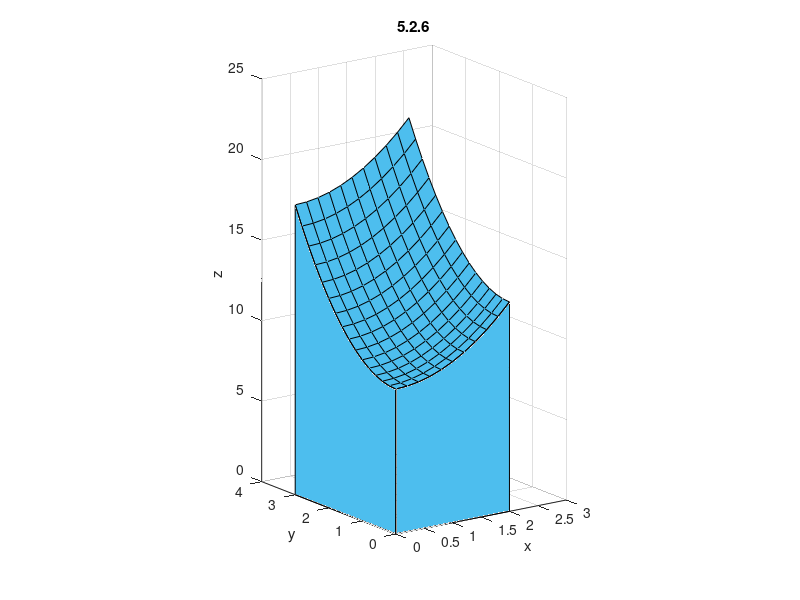
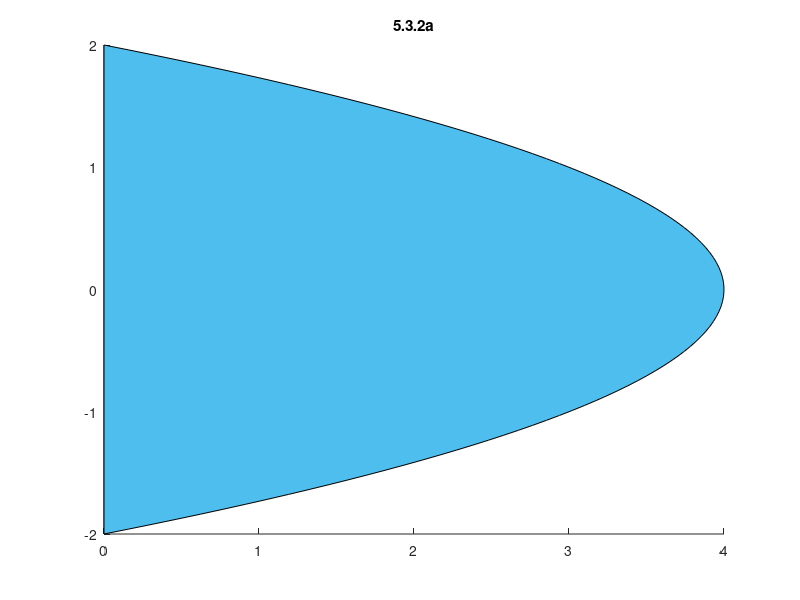

Write MATLAB code to recreate these figures, in order. (Note: this script raises an error after producing the figures.)
clc; clear;

myColor = [0.3010 0.7450 0.9330];


% % % CHAPTER 5.2 -- The Double Integral Over a Rectangle

% % 5.2.6
% f(x,y) = 9 + x^2 + y^2
x = 0:0.2:2;
y = 0:0.2:3;
[X, Y] = meshgrid(x,y);
Z = 9 + X.^2 + Y.^2;

myFigure = figure;
surf(X,Y,Z,'FaceColor',myColor);
hold on
% y-z face
x_1 = [zeros(size(y)) 0 0]; y_1 = [y 3 0]; z_1 = [Z(:,1)' 0 0];
patch(x_1, y_1, z_1,myColor)
% x-z face
x_2 = [x 2 0]; y_2 = [zeros(size(x)) 0 0]; z_2 = [Z(1,:) 0 0];
patch(x_2, y_2, z_2,myColor)
hold off

xlabel('x'); ylabel('y'); zlabel('z'); axis([0 3 0 4 0 25]); 
pbaspect([1 1.1 2]); view([-1,-1.4,0.5]); title('5.2.6');
saveas(myFigure, 'ex-5-2-6.png');


% % % CHAPTER 5.3 -- The Double Integral Over More General Regions

% % 5.3.2a
% region bounded by y-axis and x = 4 - y^2
y = linspace(-2,2,100); x = 4 - y.^2;

myFigure = figure; title('5.3.2a');
patch(x,y,myColor); xline(0); yline(0);
grid on; axis equal; xlabel('x'); ylabel('y'); axis([-5 5 -4 4]);
saveas(myFigure, 'ex-5-3-2a.png');

% % 5.3.2b
% region bounded by y-axis, y=x, y = -x, y=3
y = linspace(-3,3,100); x = abs(y);

myFigure = figure; title('5.3.2b');
patch(x,y,myColor); xline(0); yline(0);
grid on; axis equal; xlabel('x'); ylabel('y'); axis([-5 5 -4 4]);
saveas(myFigure, 'ex-5-3-2b.png');

% % 5.3.4a
% region bounded by y=2, y=-3, x=y^2, x=0
y = linspace(-3,2,100); x1 = y.^2; x2 = zeros(size(y)); 

myFigure = figure; title('5.3.4a');
patch([x1 fliplr(x2)], [y, fliplr(y)],myColor);
hold on
xline(0); yline(0);
hold off
grid on; axis equal; xlabel('x'); ylabel('y'); axis([-4 10 -4 4]);
xticks(-4:10); yticks(-4:4);
saveas(myFigure, 'ex-5-3-4a.png');

% % 5.3.4b
% region bounded by |x|, |2x|, x = -1, x = 1
x1 = [-1 -1 0]; y1 = [-2 1 0];
x2 = [1 1 0]; y2 = [-2 1 0];

myFigure = figure; title('5.3.4b');
patch(x1, y1,myColor); 
hold on
patch(x2, y2,myColor); xline(0); yline(0);
hold off
grid on; axis equal; xlabel('x'); ylabel('y'); axis([-3 3 -3 3]);
saveas(myFigure, 'ex-5-3-4b.png');

% % 5.3.4c
% 1st quadrant of circle radius 1
x = linspace(0,1,50); y = real(sqrt(1 - x.^2));

myFigure = figure; title('5.3.4c');
patch([0 x],[0 y],myColor); xline(0); yline(0);
grid on; axis equal; xlabel('x'); ylabel('y');
axis([-1.5 1.5 -0.5 1.5]); xticks(-1:1); yticks(-1:1);
saveas(myFigure, 'ex-5-3-4c.png');

% % 5.3.8
% region bounded by the positive x and y axes and 3x + 4y = 10
y = linspace(0,10/4,50); x = -4/3*y+10/3;

myFigure = figure; title('5.3.8');
patch([0 x],[0 y],myColor); xline(0); yline(0); 
text(10/3,0,'10/3','VerticalAlignment','top','HorizontalAlignment','center')
text(0,10/4,'10/4','HorizontalAlignment','right')
grid on; axis equal; xlabel('x'); ylabel('y'); axis([-2 5 -1 4]);
xticks(-2:5); yticks(-1:4);
saveas(myFigure, 'ex-5-3-8.png');

% % 5.3.10
% region bounded by x-axis, x= 1, and y=x^2
x = linspace(0,1,20); y = x.^2;

myFigure = figure; title('5.3.10');
patch([x 1], [y 0],myColor); xline(0); yline(0)
grid on; axis equal; xlabel('x'); ylabel('y'); 
axis([-0.5 1.5 -0.5 1.5]); xticks([-0.5 0 1 1.5]); yticks([-0.5 0 1 1.5]);
saveas(myFigure, 'ex-5-3-10.png');

% % 5.3.11
% region such that 1 ≤ x^2 + y^2 ≤ 2 and y≥0
x_top = linspace(-sqrt(2),sqrt(2),200); x_right = linspace(sqrt(2),1,100); 
x_bottom = linspace(1,-1,100); x_left = linspace(-1,-sqrt(2),100);

y_top = sqrt(2 - x_top.^2); y_right = zeros(size(x_right));
y_bottom = sqrt(1 - x_bottom.^2); y_left = zeros(size(x_left));

x = [x_top x_right x_bottom x_left]; 
y = real([y_top y_right y_bottom y_left]);

myFigure = figure; title('5.3.11');
patch(x,y,myColor); xline(0); yline(0);
grid on; axis equal; xlabel('x'); ylabel('y'); 
axis([-2 2 -0.5 2]); xticks(-2:2); yticks(-2:2);
saveas(myFigure,'ex-5-3-11.png');

% % 5.3.12
% region bounded by y= 2x, y=x, x=π, and x= 2π
x = [pi pi 2*pi 2*pi]; y = [pi 2*pi 4*pi 2*pi];

myFigure = figure; title('5.3.12');
patch(x,y,myColor); xline(0); yline(0);
grid on; axis equal; xlabel('x'); ylabel('y'); axis([-2 8 -2 16]);
saveas(myFigure,'ex-5-3-12.png');

% % % CHAPTER 5.4 -- Changing the Order of Integration

% % 5.4.1a
% region bounded by y-axis, y = 2x
x = linspace(0,4,100); y = 2.*x;

myFigure = figure; title('5.4.1a');
patch([x 0], [y 8], myColor); xline(0); yline(0);
grid on; axis equal; xlabel('x'); ylabel('y'); axis([-2 6 -2 10]);
saveas(myFigure, 'ex-5-4-1a.png');

% % 5.4.1c
% top semicircle of radius 4
x_left = linspace(-4,0,100); x_right = linspace(0,4,100);
y_left = sqrt(16-x_left.^2); y_right = sqrt(16-x_right.^2);
x = [x_left x_right]; y = [y_left y_right];

myFigure = figure; title('5.4.1c');
patch(x, y, myColor); xline(0); yline(0);
grid on; axis equal; xlabel('x'); ylabel('y'); axis([-5 5 -3 5]);
saveas(myFigure, 'ex-5-4-1c.png');

% % 5.4.2
% region bounded by y=x, x-axis, x=1
x = [0, 1, 1]; y = [0, 0, 1];

myFigure = figure; title('5.4.2');
patch(x, y, myColor); xline(0); yline(0);
grid on; axis equal; xlabel('x'); ylabel('y'); axis([-0.5 1.5 -0.5 1.5]);
xticks([-0.5 0 1 1.5]); yticks([-0.5 0 1 1.5]);
saveas(myFigure, 'ex-5-4-2.png');

% % 5.4.16
% region bounded by y=x, y=x^2 in the positive quadrant
x = linspace(0,1,100); y = x.^2;

myFigure = figure; title('5.4.16');
patch(x, y, myColor); xline(0); yline(0);
grid on; axis equal; xlabel('x'); ylabel('y'); axis([-0.5 1.5 -0.5 1.5]);
xticks([-0.5 0 1 1.5]); yticks([-0.5 0 1 1.5]);
saveas(myFigure, 'ex-5-4-16.png');


% % % CHAPTER 5.5  -- The Triple Integral

% % 5.5.7
% region between the cone z=sqrt(x^2+y^2)and the paraboloid z=x^2+y^2
x = -2:0.1:2; y = x; [X,Y] = meshgrid(x,y);
Z = X.^2 + Y.^2;
Z_2 = sqrt(Z);

myFigure = figure;
surf(X,Y,Z,'FaceColor','b','FaceAlpha',0.2,'EdgeColor','none');
hold on
surf(X,Y,Z_2,'FaceColor','r', 'FaceAlpha',0.2,'EdgeColor','none')
hold off
xlabel('x'); ylabel('y'); zlabel('z'); title('5.5.7');
view([1,1,0.5]); axis([-2 2 -2 2 0 2]); pbaspect([1 1 0.8]);
saveas(myFigure, 'ex-5-5-7.png')

% % 5.5.11
% region bounded by z=x^2+y^2 and z= 10−x^2−2y^2
x = -3.5:0.1:3.5; y = x; 
[X,Y] = meshgrid(x,y);
Z = X.^2 + Y.^2; Z_2 = 10 - X.^2 - 2.*(Y.^2);

myFigure = figure;
surf(X,Y,Z,'FaceColor','b','FaceAlpha',0.2,'EdgeColor','none');
hold on
surf(X,Y,Z_2,'FaceColor','r', 'FaceAlpha',0.2,'EdgeColor','none')
hold off
xlabel('x'); ylabel('y'); zlabel('z'); title('5.5.11');
view([1,1,0.5]); axis([-5 5 -5 5 0 10]); pbaspect([1 1 0.6]);
saveas(myFigure, 'ex-5-5-11.png')

% % 5.5.14
% intersecting cylinders x^2+y^2 ≤ 1 and x^2+z^2 ≤ 1
[X,Y,Z] = cylinder(1,50); Z = 4*(Z - 0.5);

myFigure = figure;
surf(X,Y,Z,'FaceColor','b','FaceAlpha',0.2,'EdgeColor','none');
hold on
surf(X,Z,Y,'FaceColor','r', 'FaceAlpha',0.2,'EdgeColor','none')
hold off
xlabel('x'); ylabel('y'); zlabel('z'); title('5.5.14 Cylinders');
view(135,25); axis([-2 2 -2 2 -2 2]); pbaspect([1 1 1]);
saveas(myFigure, 'ex-5-5-14-1.png')

% second plot showing intersection of cylinders
X = X(:,1:26);
Z = Y(:,1:26);
Y = [Y(1,1:26);fliplr(Y(2,26:51))];

myFigure = figure;
surf(X,Y,Z,'FaceColor','r', 'FaceAlpha',0.7,'EdgeColor','none');
hold on
surf(X,Y,-Z,'FaceColor','r', 'FaceAlpha',0.7,'EdgeColor','none')
surf(X,Z,Y,'FaceColor','b', 'FaceAlpha',0.7,'EdgeColor','none')
surf(X,-Z,Y,'FaceColor','b', 'FaceAlpha',0.7,'EdgeColor','none')
hold off
xlabel('x'); ylabel('y'); zlabel('z'); title('5.5.14 Intersecting region');
view(135,25); axis([-2 2 -2 2 -2 2]); pbaspect([1 1 1]);
saveas(myFigure, 'ex-5-5-14-2.png')

% % 5.5.22
% slanted pyramid with lengths 1
X = [0 0 1 0 1]; Y = [0 0 0 1 1]; Z = [1 0 0 0 0];
X = X(:); Y = Y(:); Z = Z(:);
shp = alphaShape(X, Y, Z);

myFigure = figure;
plot(shp, 'FaceColor', myColor);
xlabel('x'); ylabel('y'); zlabel('z'); title('5.5.22');
view([1 0.6 0.7]); axis([0 1.5 0 1.5 0 1.5]); grid on
saveas(myFigure, 'ex-5-5-22.png')

% % 5.5.30
% region bounded by the planes x= 0, y= 0, z= 0, x+y=1, and z=x+y
X = [0 1 0 1 0]; Y = [0 0 1 0 1]; Z = [0 0 0 1 1];
X = X(:); Y = Y(:); Z = Z(:);
shp = alphaShape(X, Y, Z);

myFigure = figure;
plot(shp, 'FaceColor', myColor);
xlabel('x'); ylabel('y'); zlabel('z'); title('5.5.30');
view([-1 -1.3 0.7]); axis([0 1.5 0 1.5 0 1.5]); grid on
saveas(myFigure, 'ex-5-5-30.png')